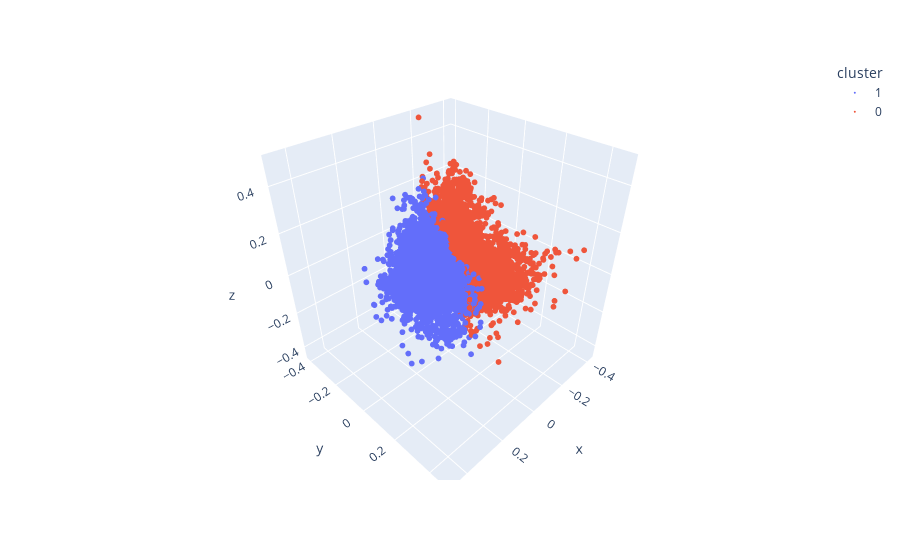

Notebook code for this chart:
### Code cell
fig = px.scatter_3d(df_sentences, x='x', y='y', z='z', color='cluster')
fig.update_traces(marker_size = 2)
fig.show()

### Figure 1 — Plotly figure (JSON) as saved in the notebook; plotly's stock layout.template omitted (floating-point values rounded to 4 significant figures; data arrays with more than 128 entries replaced by an {"elided": "..."} marker saying what was removed)
{"data": [{"hovertemplate": "cluster=1<br>x=%{x}<br>y=%{y}<br>z=%{z}<extra></extra>", "legendgroup": "1", "marker": {"color": "#636efa", "size": 2, "symbol": "circle"}, "mode": "markers", "name": "1", "scene": "scene", "showlegend": true, "type": "scatter3d", "x": {"elided": "11587 float values"}, "y": {"elided": "11587 float values"}, "z": {"elided": "11587 float values"}}, {"hovertemplate": "cluster=0<br>x=%{x}<br>y=%{y}<br>z=%{z}<extra></extra>", "legendgroup": "0", "marker": {"color": "#EF553B", "size": 2, "symbol": "circle"}, "mode": "markers", "name": "0", "scene": "scene", "showlegend": true, "type": "scatter3d", "x": {"elided": "7545 float values"}, "y": {"elided": "7545 float values"}, "z": {"elided": "7545 float values"}}], "layout": {"legend": {"title": {"text": "cluster"}, "tracegroupgap": 0}, "margin": {"t": 60}, "scene": {"domain": {"x": [0, 1], "y": [0, 1]}, "xaxis": {"title": {"text": "x"}}, "yaxis": {"title": {"text": "y"}}, "zaxis": {"title": {"text": "z"}}}}}
